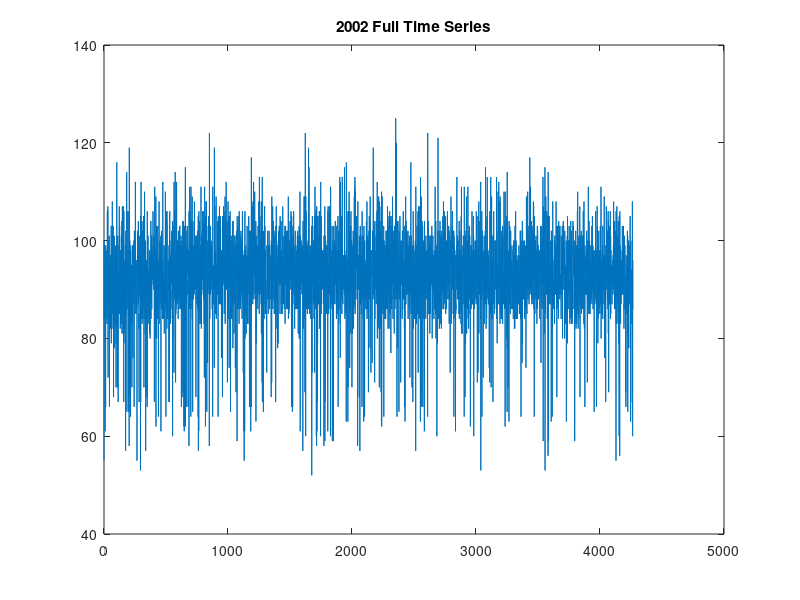
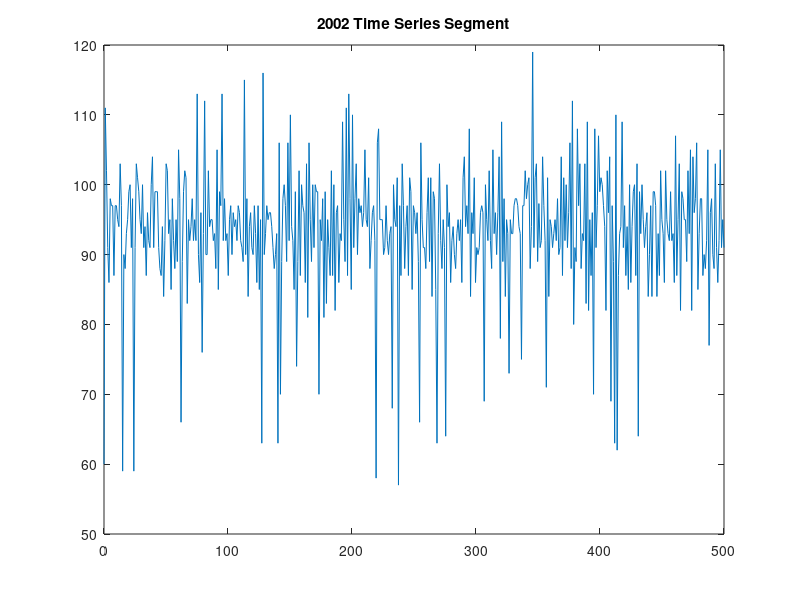

Write the MATLAB code that produced these figures, in order. (Note: this script raises an error after producing the figures.)
function nonlinear_analysis()
    % Add directories of data and analysis tools
    addpath('labnonlinear/');
    addpath('lab/');
    addpath('EruptionData/');

    % Init timeseries
    timeseries = load("EruptionData/eruption2002.dat");
    N = length(timeseries);

    % random_point = floor((N - 500) * rand())

    % Get a randomly selected segment of initial timeseries
    timeseries_segment = timeseries(1827:2326);
    N_seg = 500;

    % Plot the timeseries
    figure(1);
    plot(linspace(0, N, N), timeseries);
    title('2002 Full Time Series');

    figure(2);
    plot(linspace(0, N_seg, N_seg), timeseries_segment);
    title('2002 Time Series Segment');

    % Statistical independence test (Portmanteau test)
    [hV] = portmanteauLB(timeseries_segment , N_seg , 0.05);
    if hV == 1
        fprintf("The Null hypothesis is rejected, there is statistacaly significant autocorrelation on the time series\n");
    else
        fprintf("The Null hypothesis is not rejected, the time series is white noise\n");
    end

    % Estimation of lag τ parameter by Mutual Information Theorem
    [mutM] = mutualinformation(timeseries, 20, 30, 'Mutual Information Full Time Series 2002', 'c');

    % By a visual inspection it occurs that 1st local minimum is at lag τ=3 and the 2nd at τ=7
    test_tau_params = [1 2 3 7];

    % Estimation of embedding dimension m using FNN criterion criterion
    for i=1 : length(test_tau_params)
        fnnM = falsenearest(timeseries, test_tau_params(i), 10, 10, 0, 'FNN for Full Time Series 2022')
    end

    % Plot dispersion diagram in 2D and 3D. CAUTION: plot2d3d is buggy
    tau = 3;
    m = 4;
    [xM] = embeddelays(timeseries, m, tau);
    %plotd2d3(xM, 'Dispersion Plot')

    % Local Mean Value forecast model
    K = 10;
    q = 0;     
    Tmax = 5;
    [nrmseMM,preMM] = localfitnrmse(timeseries_segment, tau, m, Tmax, K, q, 'Local Mean Value prediction model');
    
    % Local Linear prediction model
    K = 10;
    q = m;     
    Tmax = 5;
    [nrmseLM,preLM] = localfitnrmse(timeseries_segment, tau, m, Tmax, K, q, 'Local Linear prediction model');

end






